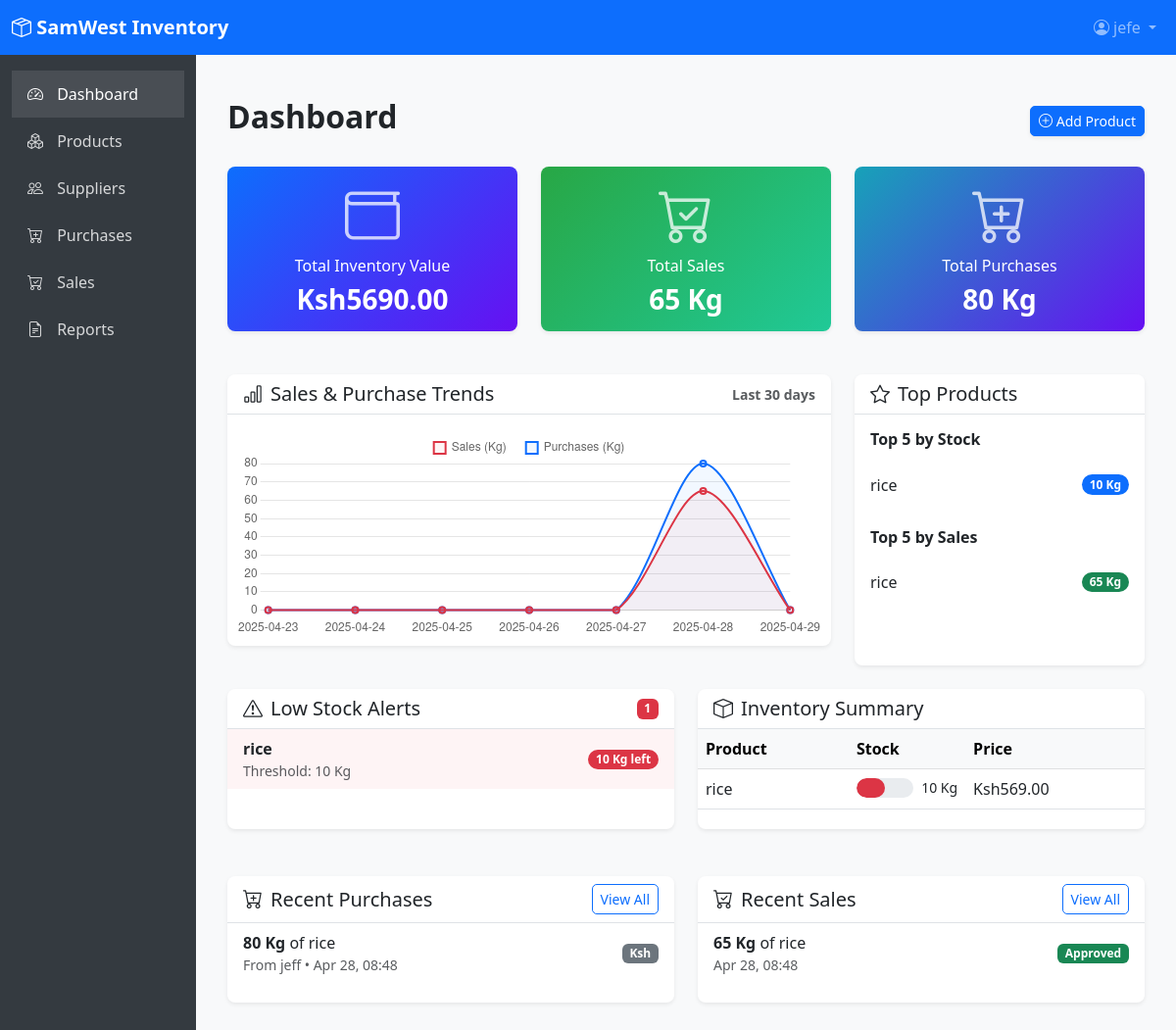
The app's page / (signed in), older data.
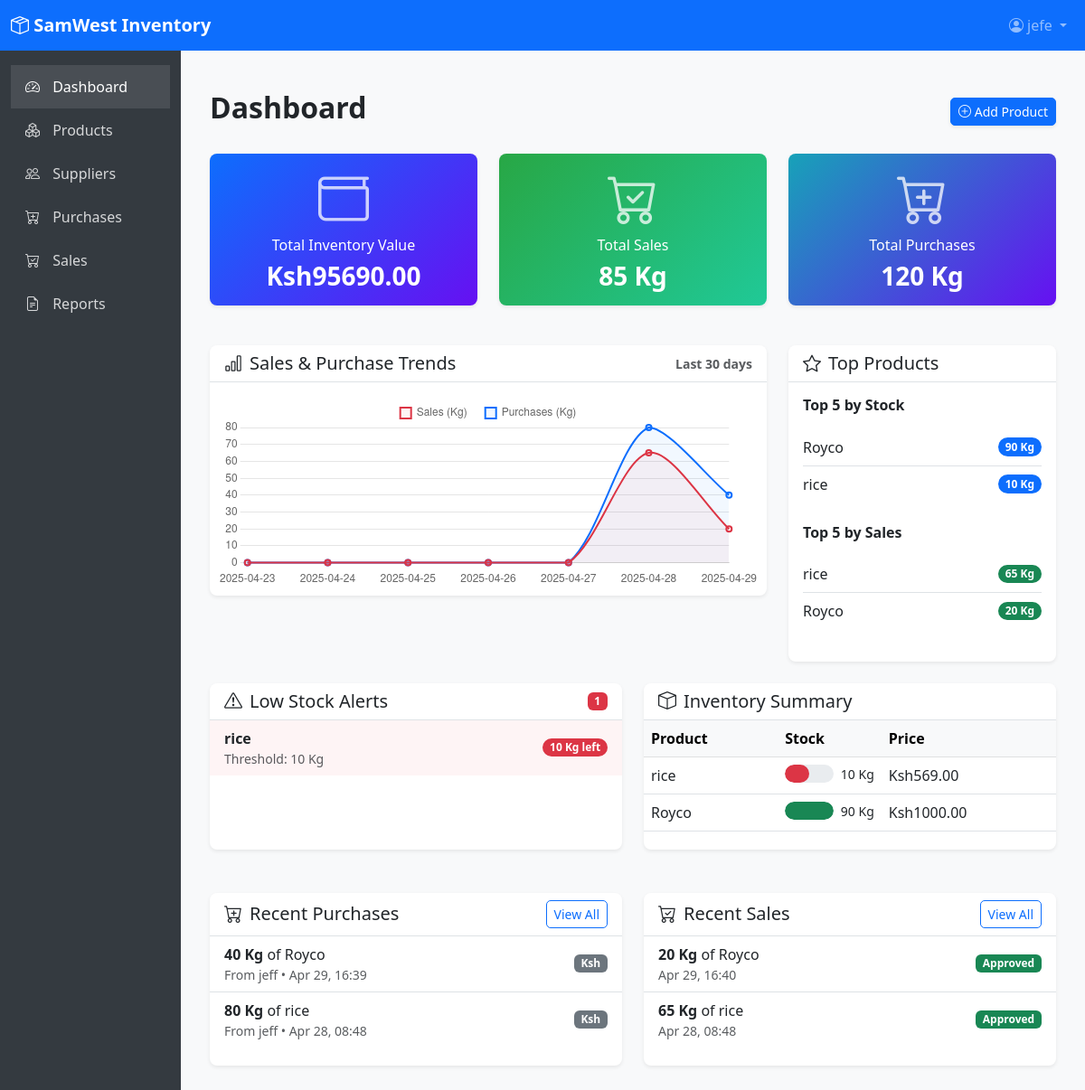
The same page, newer data.
### inventory/models.py (models this page shows, shortened)
class Product(models.Model):
    name = models.CharField(max_length=255)
    description = models.TextField(blank=True)
    supplier = models.ForeignKey(Supplier, on_delete=models.SET_NULL, null=True)
    quantity = models.IntegerField(default=0)
    price = models.DecimalField(max_digits=10, decimal_places=2)
    low_stock_threshold = models.IntegerField(default=10)
    def is_low_stock(self):
        return self.quantity <= self.low_stock_threshold

class PurchaseOrder(models.Model):
    supplier = models.ForeignKey(Supplier, on_delete=models.CASCADE)
    product = models.ForeignKey(Product, on_delete=models.CASCADE)
    quantity = models.IntegerField()
    date_ordered = models.DateTimeField(auto_now_add=True)

class Supplier(models.Model):
    name = models.CharField(max_length=255)
    contact_info = models.TextField()

class SalesOrder(models.Model):
    STAGE_CHOICES = (
        ('Pending', 'Pending'),
        ('Processing', 'Processing'),
        ('Approved', 'Approved'),
        ('Rejected', 'Rejected'),
    )
    product = models.ForeignKey(Product, on_delete=models.CASCADE)
    quantity = models.IntegerField()
    date_sold = models.DateTimeField(auto_now_add=True)
    stage = models.CharField(max_length=20, choices=STAGE_CHOICES, default='Pending')

### inventory/views.py (the view)
# urls.py: path('', views.dashboard, name='dashboard'),
@login_required
def dashboard(request):
    products = Product.objects.all()
    low_stock_products = [product for product in products if product.is_low_stock()]
    recent_purchases = PurchaseOrder.objects.order_by('-date_ordered')[:5]
    recent_sales = SalesOrder.objects.order_by('-date_sold')[:5]
    total_inventory_value = sum(product.quantity * product.price for product in products)
    total_sales_quantity = SalesOrder.objects.aggregate(total=Sum('quantity'))['total'] or 0
    total_purchases_quantity = PurchaseOrder.objects.aggregate(total=Sum('quantity'))['total'] or 0
    top_products_by_stock = products.order_by('-quantity')[:5]
    top_products_by_sales = SalesOrder.objects.values('product__name').annotate(total_sold=Sum('quantity')).order_by('-total_sold')[:5]
    today = datetime.now().date()
    last_week = today - timedelta(days=6)
    dates = [(last_week + timedelta(days=i)).strftime('%Y-%m-%d') for i in range(7)]
    sales_data = []
    purchases_data = []
    for date in dates:
        sales_qty = SalesOrder.objects.filter(date_sold__date=date).aggregate(total=Sum('quantity'))['total'] or 0
        purchases_qty = PurchaseOrder.objects.filter(date_ordered__date=date).aggregate(total=Sum('quantity'))['total'] or 0
        sales_data.append(sales_qty)
        purchases_data.append(purchases_qty)
    context = {
        'products': products,
        'low_stock_products': low_stock_products,
        'recent_purchases': recent_purchases,
        'recent_sales': recent_sales,
        'total_inventory_value': total_inventory_value,
        'total_sales_quantity': total_sales_quantity,
        'total_purchases_quantity': total_purchases_quantity,
        'top_products_by_stock': top_products_by_stock,
        'top_products_by_sales': top_products_by_sales,
        'chart_labels': json.dumps(dates),
        'chart_sales_data': json.dumps(sales_data),
        'chart_purchases_data': json.dumps(purchases_data),
    }
    return render(request, 'dashboard.html', context)

### inventory/templates/dashboard.html (shortened to what the changed rows need)
{% extends 'base.html' %}
{% block content %}
<div class="container-fluid py-4">
    <div class="d-flex justify-content-between align-items-center mb-4">
        <h1 class="h2 fw-bold text-dark">Dashboard</h1>
    </div>
    <div class="row g-4 mb-4">
        <div class="col-md-4">
            <div class="card border-0 shadow-sm bg-gradient-primary text-white">
                <div class="card-body text-center">
                    <i class="bi bi-wallet display-4 opacity-75"></i>
                    <h6 class="card-title mt-2">Total Inventory Value</h6>
                    <h3 class="fw-bold mb-0">Ksh{{ total_inventory_value|floatformat:2 }}</h3>
                </div>
            </div>
        </div>
        <div class="col-md-4">
            <div class="card border-0 shadow-sm bg-gradient-success text-white">
                <div class="card-body text-center">
                    <i class="bi bi-cart-check display-4 opacity-75"></i>
                    <h6 class="card-title mt-2">Total Sales</h6>
                    <h3 class="fw-bold mb-0">{{ total_sales_quantity }} Kg</h3>
                </div>
            </div>
        </div>
        <div class="col-md-4">
            <div class="card border-0 shadow-sm bg-gradient-info text-white">
                <div class="card-body text-center">
                    <i class="bi bi-cart-plus display-4 opacity-75"></i>
                    <h6 class="card-title mt-2">Total Purchases</h6>
                    <h3 class="fw-bold mb-0">{{ total_purchases_quantity }} Kg</h3>
                </div>
            </div>
        </div>
    </div>
    <div class="row g-4">
        <div class="col-lg-8">
            <div class="card border-0 shadow-sm">
                <div class="card-body p-2">
                    <canvas id="trendsChart" height="220"></canvas>
                </div>
            </div>
        </div>
        <div class="col-lg-4">
            <div class="card border-0 shadow-sm h-100">
                <div class="card-body">
                    <div class="mb-4">
                        {% if top_products_by_stock %}
                        <ul class="list-group list-group-flush">
                            {% for product in top_products_by_stock %}
                            <li class="list-group-item d-flex justify-content-between align-items-center py-2 px-0">
                                <span class="text-truncate" style="max-width: 150px;">{{ product.name }}</span>
                                <span class="badge bg-primary rounded-pill">{{ product.quantity }} Kg</span>
                            </li>
                            {% endfor %}
                        </ul>
                        {% else %}
                        <p class="text-muted">No products available.</p>
                        {% endif %}
                    </div>
                    <div>
                        {% if top_products_by_sales %}
                        <ul class="list-group list-group-flush">
                            {% for product in top_products_by_sales %}
                            <li class="list-group-item d-flex justify-content-between align-items-center py-2 px-0">
                                <span class="text-truncate" style="max-width: 150px;">{{ product.product__name }}</span>
                                <span class="badge bg-success rounded-pill">{{ product.total_sold }} Kg</span>
                            </li>
                            {% endfor %}
                        </ul>
                        {% else %}
                        <p class="text-muted">No sales recorded.</p>
                        {% endif %}
                    </div>
                </div>
            </div>
        </div>
        <div class="col-lg-6">
            <div class="card border-0 shadow-sm h-100">
                <div class="card-body p-0">
                    {% if low_stock_products %}
                    <div class="list-group list-group-flush">
                        {% for product in low_stock_products %}
                        <a href="{% url 'product_edit' product.pk %}"
                           class="list-group-item list-group-item-action d-flex justify-content-between align-items-center py-2 px-3 alert-low-stock">
                            <div>
                                <strong>{{ product.name }}</strong>
                                <small class="d-block text-muted">Threshold: {{ product.low_stock_threshold }} Kg</small>
                            </div>
                            <span class="badge bg-danger rounded-pill">{{ product.quantity }} Kg left</span>
                        </a>
                        {% endfor %}
                    </div>
                    {% else %}
                    <div class="alert alert-success m-3">
                        <i class="bi bi-check-circle"></i> No low stock alerts
                    </div>
                    {% endif %}
                </div>
            </div>
        </div>
        <div class="col-lg-6">
            <div class="card border-0 shadow-sm h-100">
                <div class="card-body p-0">
                    <div class="table-responsive">
                        <table class="table table-hover mb-0">
                            <thead class="table-light">
                                <tr>
                                    <th>Product</th>
                                    <th>Stock</th>
                                    <th>Price</th>
                                </tr>
                            </thead>
                            <tbody>
                                {% for product in products %}
                                <tr>
                                    <td class="text-truncate" style="max-width: 120px;">{{ product.name }}</td>
                                    <td>
                                        <div class="d-flex align-items-center">
                                            <div class="progress flex-grow-1" style="height: 20px;">
                                                {% widthratio product.quantity product.low_stock_threshold|add:10 100 as progress %}
                                                <div class="progress-bar {% if product.is_low_stock %}bg-danger{% else %}bg-success{% endif %}"
                                                     role="progressbar" style="width: {{ progress }}%"
                                                     aria-valuenow="{{ product.quantity }}"
                                                     aria-valuemin="0"
                                                     aria-valuemax="{{ product.low_stock_threshold|add:10 }}">
                                                </div>
                                            </div>
                                            <small class="ms-2">{{ product.quantity }} Kg</small>
                                        </div>
                                    </td>
                                    <td>Ksh{{ product.price }}</td>
                                </tr>
                                {% empty %}
                                <tr>
                                    <td colspan="3" class="text-center py-3">No products available.</td>
                                </tr>
                                {% endfor %}
                            </tbody>
                        </table>
                    </div>
                </div>
            </div>
        </div>
    </div>
    <div class="row g-4 mt-4">
        <div class="col-lg-6">
            <div class="card border-0 shadow-sm h-100">
                <div class="card-body p-0">
                    {% if recent_purchases %}
                    <div class="list-group list-group-flush">
                        {% for purchase in recent_purchases %}
                        <div class="list-group-item d-flex justify-content-between align-items-center py-2 px-3">
                            <div>
                                <strong>{{ purchase.quantity }} Kg</strong> of {{ purchase.product.name }}
                                <div class="text-muted small">
                                    From {{ purchase.supplier.name }} • {{ purchase.date_ordered|date:"M d, H:i" }}
                                </div>
                            </div>
                            <span class="badge bg-secondary">Ksh{{ purchase.total_price|floatformat:2 }}</span>
                        </div>
                        {% endfor %}
                    </div>
                    {% else %}
                    <div class="alert alert-info m-3">
                        <i class="bi bi-info-circle"></i> No recent purchases.
                    </div>
                    {% endif %}
                </div>
            </div>
        </div>
        <div class="col-lg-6">
            <div class="card border-0 shadow-sm h-100">
                <div class="card-body p-0">
                    {% if recent_sales %}
                    <div class="list-group list-group-flush">
                        {% for sale in recent_sales %}
                        <div class="list-group-item d-flex justify-content-between align-items-center py-2 px-3">
                            <div>
                                <strong>{{ sale.quantity }} Kg</strong> of {{ sale.product.name }}
                                <div class="text-muted small">
                                    {{ sale.date_sold|date:"M d, H:i" }}
                                </div>
                            </div>
                            <span class="badge bg-{% if sale.stage == 'Approved' %}success{% elif sale.stage == 'Rejected' %}danger{% elif sale.stage == 'Processing' %}warning{% else %}secondary{% endif %}">
                                {{ sale.stage }}
                            </span>
                        </div>
                        {% endfor %}
                    </div>
                    {% else %}
                    <div class="alert alert-info m-3">
                        <i class="bi bi-info-circle"></i> No recent sales.
                    </div>
                    {% endif %}
                </div>
            </div>
        </div>
    </div>
</div>
{% block scripts %}
<script>
    document.addEventListener('DOMContentLoaded', function () {
        // Trends Chart
        const ctx = document.getElementById('trendsChart').getContext('2d');
        new Chart(ctx, {
            type: 'line',
            data: {
                labels: {{ chart_labels|safe }},
                datasets: [
                    {
                        label: 'Sales (Kg)',
                        data: {{ chart_sales_data|safe }},
                        borderColor: '#dc3545',
                        backgroundColor: 'rgba(220, 53, 69, 0.05)',
                        borderWidth: 2,
                        fill: true,
                        tension: 0.3
                    },
                    {
                        label: 'Purchases (Kg)',
                        data: {{ chart_purchases_data|safe }},
                        borderColor: '#0d6efd',
                        backgroundColor: 'rgba(13, 110, 253, 0.05)',
                        borderWidth: 2,
                        fill: true,
                        tension: 0.3
                    }
                ]
            },
            options: {
                responsive: true,
                maintainAspectRatio: false,
                plugins: {
                    legend: {
                        position: 'top',
                        labels: {
                            boxWidth: 12,
                            padding: 20
                        }
                    },
                    tooltip: {
                        mode: 'index',
                        intersect: false,
                    }
                },
                scales: {
                    y: {
                        beginAtZero: true,
                        grid: {
                            drawBorder: false
                        },
                        ticks: {
                            precision: 0
                        }
                    },
                    x: {
                        grid: {
                            display: false
                        }
                    }
                },
                elements: {
                    point: {
                        radius: 3,
                        hoverRadius: 5
                    }
                }
            }
        });
    });
</script>
{% endblock %}
{% endblock %}

Row changes from the older to the newer data that the page shows:
added Product: name "Royco", quantity "90", low_stock_threshold 10 (drawn), price "1000.00"
added PurchaseOrder: quantity "40", product.name "Royco", supplier.name "jeff", date_ordered "Apr 29, 16:39"
added SalesOrder: quantity "20", product.name "Royco", date_sold "Apr 29, 16:40", stage "Approved"
Text that changed along with them:
{{ total_inventory_value|floatformat:2 }}: "5690.00" → "95690.00"
{{ total_sales_quantity }}: "65" → "85"
{{ total_purchases_quantity }}: "80" → "120"
chart data {{ chart_sales_data|safe }}: [0, 0, 0, 0, 0, 65, 0], [0, 0, 0, 0, 0, 65, 0] → [0, 0, 0, 0, 0, 65, 20], [0, 0, 0, 0, 0, 65, 20]
chart data {{ chart_purchases_data|safe }}: [0, 0, 0, 0, 0, 80, 0], [0, 0, 0, 0, 0, 80, 0] → [0, 0, 0, 0, 0, 80, 40], [0, 0, 0, 0, 0, 80, 40]
new list line: "Royco 20 Kg"
